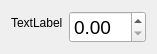
<?xml version="1.0" encoding="UTF-8"?>
<ui version="4.0">
    <class>Form</class>
    <widget class="QWidget" name="Form">
        <property name="geometry">
            <rect>
                <x>0</x>
                <y>0</y>
                <width>146</width>
                <height>48</height>
            </rect>
        </property>
        <property name="maximumSize">
            <size>
                <width>720</width>
                <height>160</height>
            </size>
        </property>
        <property name="windowTitle">
            <string>Form</string>
        </property>
        <layout class="QVBoxLayout" name="verticalLayout">
            <property name="sizeConstraint">
                <enum>QLayout::SetDefaultConstraint</enum>
            </property>
            <item>
                <layout class="QFormLayout" name="formLayout">
                    <property name="sizeConstraint">
                        <enum>QLayout::SetMinAndMaxSize</enum>
                    </property>
                    <property name="fieldGrowthPolicy">
                        <enum>QFormLayout::FieldsStayAtSizeHint</enum>
                    </property>
                    <item row="1" column="1">
                        <widget class="QDoubleSpinBox" name="spinLevel">
                            <property name="font">
                                <font>
                                    <pointsize>14</pointsize>
                                </font>
                            </property>
                            <property name="keyboardTracking">
                                <bool>false</bool>
                            </property>
                            <property name="decimals">
                                <number>2</number>
                            </property>
                            <property name="singleStep">
                                <double>0.010000000000000</double>
                            </property>
                        </widget>
                    </item>
                    <item row="1" column="0">
                        <widget class="QLabel" name="title">
                            <property name="text">
                                <string>TextLabel</string>
                            </property>
                        </widget>
                    </item>
                </layout>
            </item>
        </layout>
    </widget>
    <resources/>
    <connections/>
</ui>
